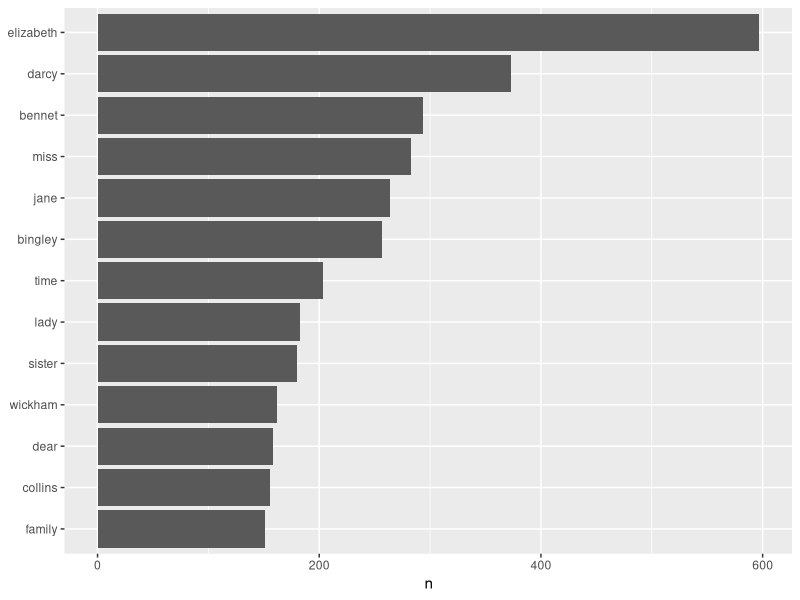
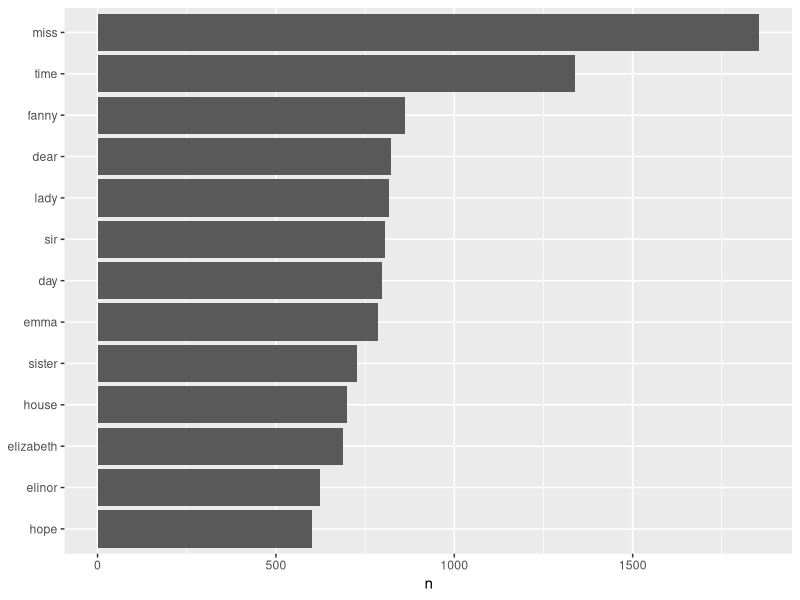

The R script that drew these images, in order: (Note: this script raises an error after producing the figures.)
## ---- chunk 1
knitr::opts_chunk$set(echo = TRUE, 
                      fig.align = "center", 
                      out.width = '90%')
## ---- chunk 2
library(tidyverse)
library(stringr)
library(tidytext) ## needs to be installed
library(janeaustenr) ## needs to be installed
## ---- chunk 3
knitr::include_graphics("https://images-na.ssl-images-amazon.com/images/I/A1YUH7-W5AL.jpg")
## ---- chunk 4
knitr::include_graphics("http://r4ds.had.co.nz/images/tidy-1.png")
## ---- chunk 5
knitr::include_graphics("http://r4ds.had.co.nz/images/tidy-9.png")
## ---- chunk 6
knitr::include_graphics("https://www.tidytextmining.com/images/tidyflow-ch-1.png")
## ---- chunk 7
peng_preface <- 
  c("I started using R in 1998 when I was a college undergraduate working on my senior thesis.", 
    "The version was 0.63.",  
    "I was an applied mathematics major with a statistics concentration and I was working with Dr. Nicolas Hengartner on an analysis of word frequencies in classic texts (Shakespeare, Milton, etc.).", 
    "The idea was to see if we could identify the authorship of each of the texts based on how frequently they used certain words.", 
    "We downloaded the data from Project Gutenberg and used some basic linear discriminant analysis for the modeling.",
    "The work was eventually published and was my first ever peer-reviewed publication.", 
    "I guess you could argue it was my first real 'data science' experience.")

peng_preface
## ---- chunk 8
peng_preface_df <- tibble(line=1:7, text=peng_preface)

peng_preface_df
## ---- chunk 9
peng_token <- peng_preface_df %>% 
  unnest_tokens(output = word, input = text, token = "words")

peng_token %>% head()
peng_token %>% tail()
## ---- chunk 10
peng_preface_df %>% 
  unnest_tokens(word, text, token = "characters") %>% 
  head()
## ---- chunk 11
peng_preface_df %>% 
  unnest_tokens(word, text, token = "ngrams", n=3) %>% 
  head()
## ---- chunk 12
peng_preface_df %>% 
  unnest_tokens(word, text, token = "character_shingles", n = 4) %>% 
  head()
## ---- chunk 13
peng_preface_df %>% 
  unnest_tokens(word, text, token = stringr::str_split, pattern = " ") %>% 
  head()
## ---- chunk 14
library(janeaustenr)
head(prideprejudice, 20)
## ---- chunk 15
pp_book_df <- data_frame(text = prideprejudice) 
  
pp_book_df %>% 
  unnest_tokens(word, text, token="words")
## ---- chunk 16
pp_book_df %>% 
  unnest_tokens(paragraph, text, token="paragraphs")
## ---- chunk 17
pp_book_df %>%
    unnest_tokens(sentence, text, token = "sentences") 
## ---- chunk 18
paragraphs <- pp_book_df %>%
    unnest_tokens(paragraph, text, token = "paragraphs") %>%
    mutate(paragraph_number = row_number()) 

paragraphs
## ---- chunk 19
paragraphs %>%
    unnest_tokens(word, paragraph)
## ---- chunk 20
data(stop_words)

stop_words %>% 
  head(n=10)
## ---- chunk 21
words_by_paragraph <- paragraphs %>%
    unnest_tokens(word, paragraph) %>%
    anti_join(stop_words)

words_by_paragraph 
## ---- chunk 22
words_by_paragraph %>%
  count(word, sort = TRUE) %>% 
  head()
## ---- chunk 23
words_by_paragraph %>%
  count(word, sort = TRUE) %>%
  filter(n > 150) %>%
  mutate(word = reorder(word, n)) %>%
  ggplot(aes(word, n)) +
  geom_col() +
  xlab(NULL) +
  coord_flip()
## ---- chunk 24
austen_books() %>% 
  head()
## ---- chunk 25
original_books <- austen_books() %>%
  group_by(book) %>%
  mutate(linenumber = row_number(),
         chapter = cumsum(str_detect(text, regex("^chapter [\\divxlc]",
                                                 ignore_case = TRUE)))) %>%
  ungroup()

original_books
## ---- chunk 26
tidy_books <- original_books %>%
  unnest_tokens(word, text) %>% 
  anti_join(stop_words)

tidy_books
## ---- chunk 27
tidy_books %>%
  count(word, sort = TRUE) %>%
  filter(n > 600) %>%
  mutate(word = reorder(word, n)) %>%
  ggplot(aes(word, n)) +
  geom_col() +
  xlab(NULL) +
  coord_flip()
## ---- chunk 28
knitr::include_graphics("https://www.tidytextmining.com/images/tidyflow-ch-2.png")
## ---- chunk 29
get_sentiments("nrc")
## ---- chunk 30
get_sentiments("bing")
## ---- chunk 31
get_sentiments("afinn")
## ---- chunk 32
nrc_joy <- get_sentiments("nrc") %>% 
  filter(sentiment == "joy")

tidy_books %>%
  filter(book == "Emma") %>%
  inner_join(nrc_joy) %>%
  count(word, sort = TRUE)
## ---- chunk 33
tidy_books %>%
  inner_join(get_sentiments("bing")) %>% 
  head()
## ---- chunk 34
tidy_books %>%
  inner_join(get_sentiments("bing")) %>%
  count(book, index = linenumber %/% 80, sentiment) 
## ---- chunk 35
jane_austen_sentiment <- tidy_books %>%
  inner_join(get_sentiments("bing")) %>%
  count(book, index = linenumber %/% 80, sentiment) %>%
  spread(sentiment, n, fill = 0) %>%
  mutate(sentiment = positive - negative)

jane_austen_sentiment
## ---- chunk 36
ggplot(jane_austen_sentiment, aes(index, sentiment, fill = book)) +
  geom_col(show.legend = FALSE) +
  facet_wrap(~book, ncol = 2, scales = "free_x")
## ---- chunk 37
library(wordcloud)

tidy_books %>%
  anti_join(stop_words) %>%
  count(word) %>%
  with(wordcloud(word, n, max.words = 100))
